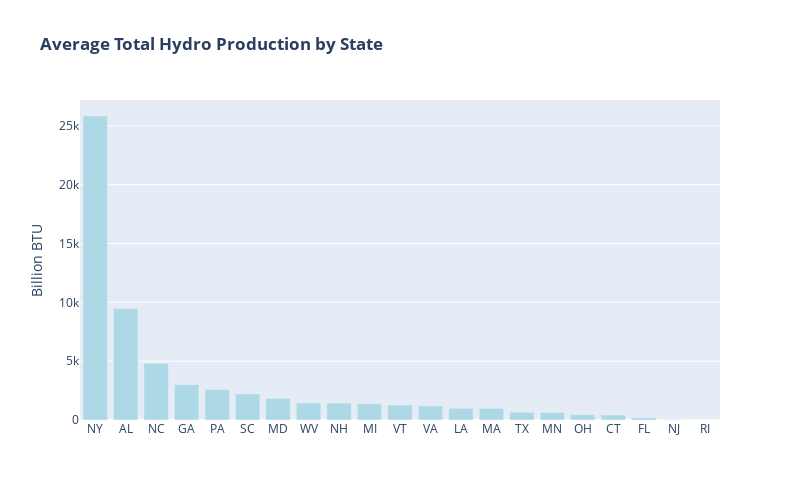

Source (notebook cell):
### Code cell
# Plot 'Average Total Production' by 'State'
fig = go.Figure(data=[go.Bar(x=totalh_df['State'], y=totalh_df['Average Total Hydro Production'], marker_color='lightblue')])

# Update chart properties
fig.update_layout(title='<b>Average Total Hydro Production by State</b>', width=800, height=500, showlegend=False)
fig.update_yaxes(title='Billion BTU')
fig.show()

# Save image
fig.write_image("exports/hydro_production.png")

### Figure 1 — Plotly figure (JSON) as saved in the notebook; plotly's stock layout.template omitted (floating-point values rounded to 4 significant figures)
{"data": [{"marker": {"color": "lightblue"}, "type": "bar", "x": ["NY", "AL", "NC", "GA", "PA", "SC", "MD", "WV", "NH", "MI", "VT", "VA", "LA", "MA", "TX", "MN", "OH", "CT", "FL", "NJ", "RI"], "y": [25840.0, 9478.0, 4807, 3008.0, 2591.0, 2216.0, 1843.0, 1446.0, 1436, 1368.0, 1268.0, 1193.0, 993.6, 990.2, 655, 641.2, 450.8, 421.2, 195, 17.6, 4.6]}], "layout": {"height": 500, "showlegend": false, "title": {"text": "<b>Average Total Hydro Production by State</b>"}, "width": 800, "yaxis": {"title": {"text": "Billion BTU"}}}}
